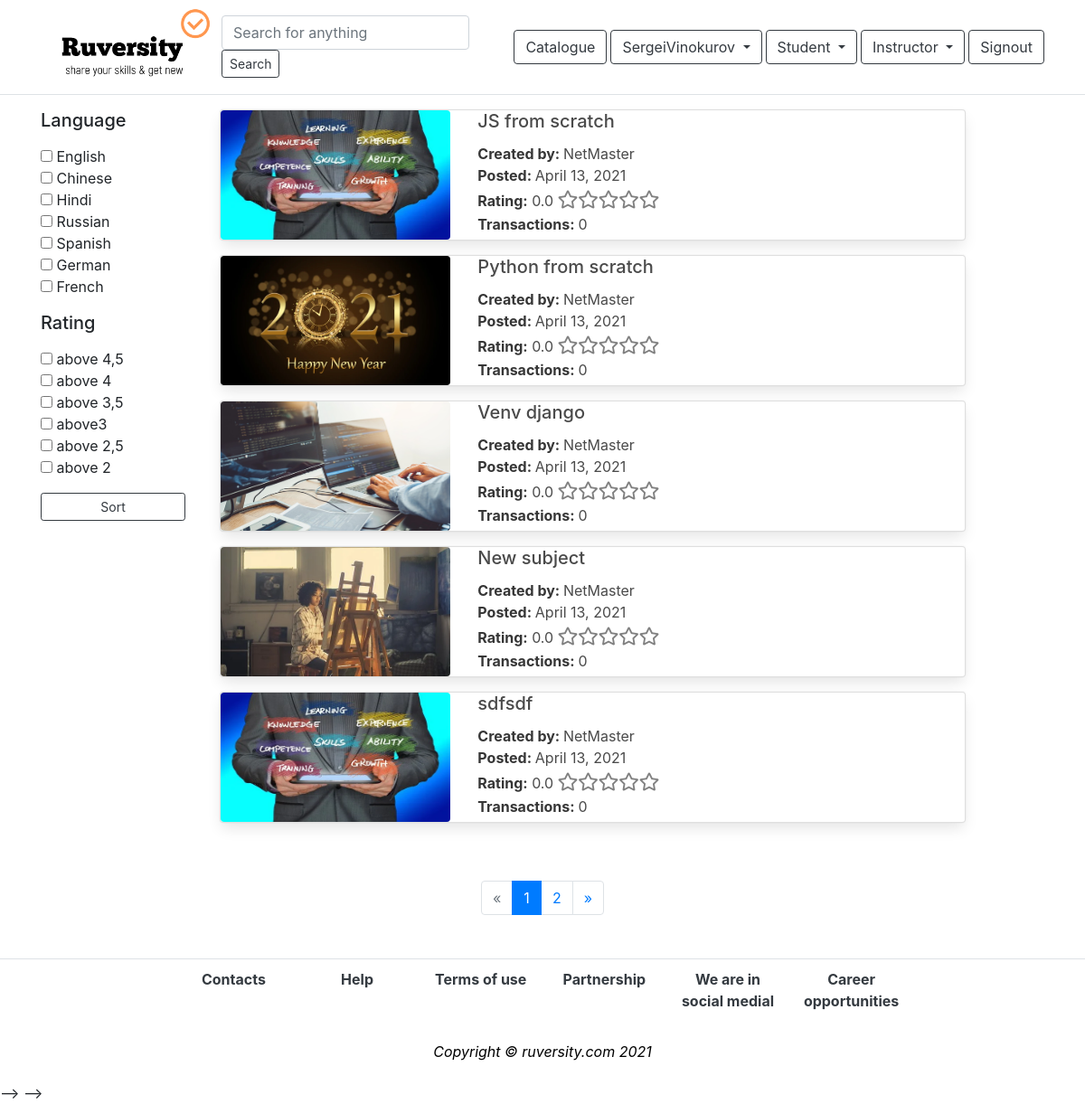
The app's page /list_software/ (signed in), older data.
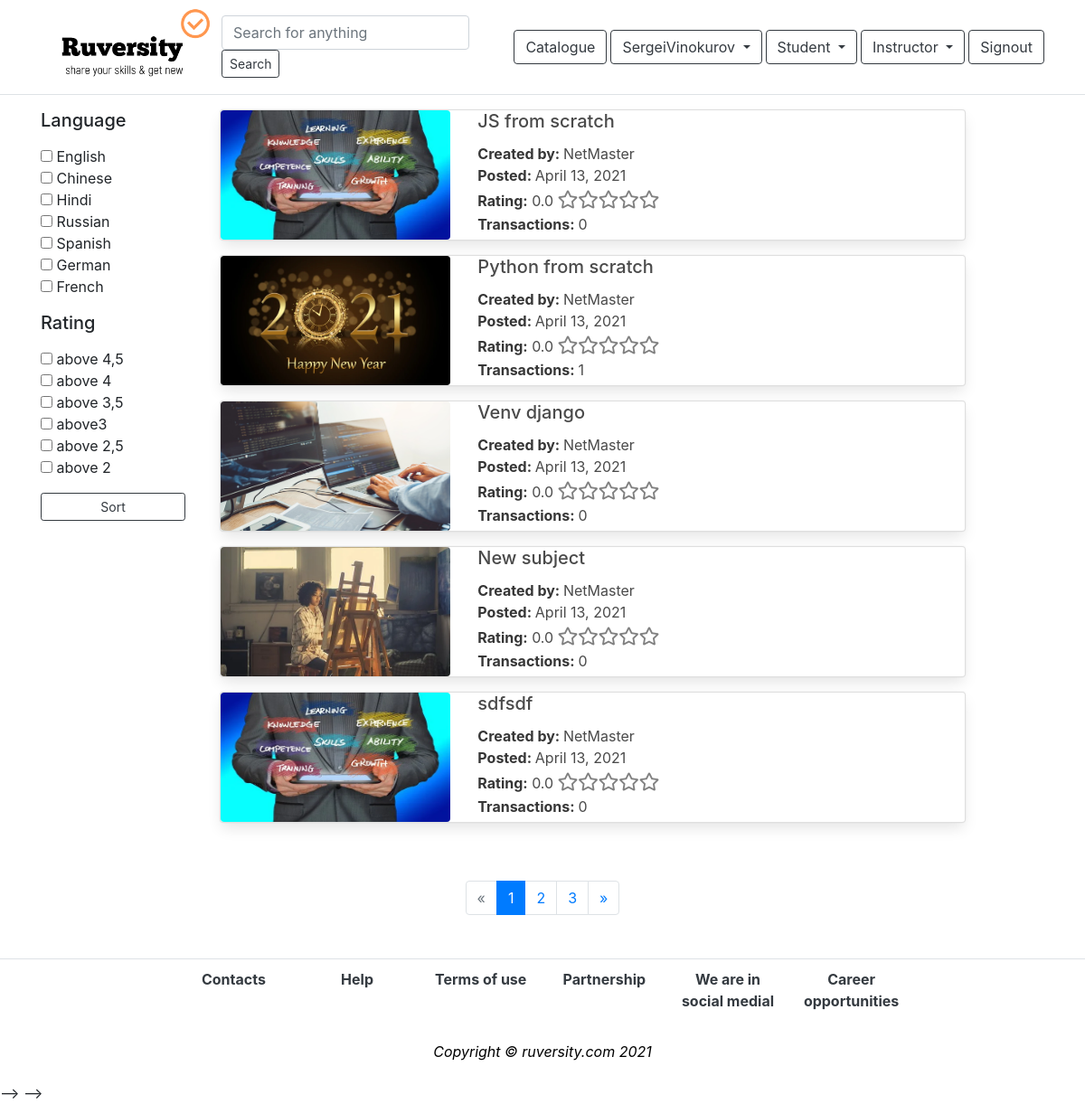
The same page, newer data.
### app_content/models.py (models this page shows, shortened)
class MainSubject(models.Model):
    category = models.ForeignKey(Category, on_delete=models.DO_NOTHING)
    title = models.CharField(max_length=100)
    description = models.TextField(null=True)
    prerequisite = models.TextField(null=True)
    date_posted = models.DateField(auto_now_add=True)
    thumbnail_file = models.FileField(upload_to='uploads')
    author = models.ForeignKey(User, on_delete=models.DO_NOTHING)
    price = models.ForeignKey(Price, on_delete=models.DO_NOTHING)
    language = models.ForeignKey(Language, on_delete=models.DO_NOTHING)
    percent = models.CharField(max_length=50, default='0%')
    total = models.IntegerField(default=0)  # Общее число баллов
    quantity = models.IntegerField(default=0)  # Кол-во оценок
    av_rating = models.DecimalField(max_digits=3, decimal_places=1, default=0)  # average rating
    transactions = models.IntegerField(default=0)#counter
    reviews = models.IntegerField(default=0)#counter
    ready = models.BooleanField(default=False)
    checked = models.BooleanField(default=False)
    blocked = models.BooleanField(default=False)
    discount_programs = models.BooleanField(default=True)
    length = models.DecimalField(max_digits=5, decimal_places=2, default=0)

### app_content/views.py (the view)
# urls.py: path('list_software/', views.list_software, name='list_software'),
def list_software(request):
    category = Category.objects.get(name='Software & IT')
    query = MainSubject.objects.filter(
        category=category, ready='True').exclude(blocked='True')
    if request.user.is_authenticated:
        if 'language' in request.GET:
            languages = request.GET.getlist('language', None)
            languages = Language.objects.filter(name__in=languages)
            query = query.filter(language__in=languages)
            if 'rating' in request.GET:
                rating = request.GET['rating']
                query = query.filter(av_rating__gte=rating)
                paginator = Paginator(query, 5)
                page = request.GET.get('page')
                query_paged = paginator.get_page(page)
                context = {
                    'query': query_paged
                }
                return render(request, 'contents/list_software.html', context)
            else:
                paginator = Paginator(query, 5)
                page = request.GET.get('page')
                query_paged = paginator.get_page(page)
                context = {
                    'query': query_paged
                }
                return render(request, 'contents/list_software.html', context)
        else:
            if 'rating' in request.GET:
                rating = request.GET['rating']
                query = query.filter(av_rating__gte=rating)
                paginator = Paginator(query, 5)
                page = request.GET.get('page')
                query_paged = paginator.get_page(page)
                context = {
                    'query': query_paged
                }
                return render(request, 'contents/list_software.html', context)
            else:
                paginator = Paginator(query, 5)
                page = request.GET.get('page')
                query_paged = paginator.get_page(page)
                context = {
                    'query': query_paged
                }
                return render(request, 'contents/list_software.html', context)
    else:
        return redirect('login')

### templates/contents/list_software.html (shortened to what the changed rows need)
{% extends 'base.html'%}
{% load static %}
{%block content%}
<div class="container">
    <div class="row mt-3">
        <div class="col-9">
            {% for subject in query %}
            <div class="row">
                <div class="col">
                    <div class="card mb-3 img_scale" >
                        <div class="row">
                            <div class="col-md-4">
                                <a href="{% url 'subject' subject.id %}">
                                    <figure class="image is-16by9 mb-0" >
                                        <img src="{{subject.thumbnail_file.url}}" alt="Placeholder image"
                                            class='rounded-2 img-fluid'>
                                    </figure>
                                </a>
                            </div>
                            <div class="col-md-8">
                                <div class="row">
                                    <div class="col">
                                        <h5 class="card-title">{{subject.title}}</h5>
                                    </div>
                                </div>
                                <div class="row">
                                    <div class="col">
                                        <strong>Created by: </strong> {{subject.author}}
                                    </div>
                                </div>
                                <div class="row">
                                    <div class="col">
                                        <strong>Posted: </strong> {{subject.date_posted}}
                                    </div>
                                </div>
                                <div class="row">
                                    <div class="col">
                                        <strong>Rating:</strong> {{subject.av_rating}}
                                        <div class="stars-outer">
                                        </div>
                                    </div>
                                </div>
                                <div class="row">
                                    <div class="col">
                                        <strong>Transactions: </strong> {{subject.transactions}}
                                    </div>
                                </div>
                            </div>
                        </div>
                    </div>
                </div>
            </div>
            {% endfor %}
        </div>
    </div>
    <div class="row m-5">
        <div class="col">
            {% if query.has_other_pages %}
            <ul class="pagination justify-content-center">
                {% for i in query.paginator.page_range%}
                {% if query.number == i %}
                <li class="page-item active">
                    <a class="page-link">{{i}}</a>
                </li>
                {% else %}
                <li class="page-item">
                    <a href="?page={{i}}" class="page-link">{{i}}</a>
                </li>
                {% endif %}
                {% endfor %}
            </ul>
            {%endif %}
        </div>
    </div>
</div>
{% endblock %}

Row changes from the older to the newer data that the page shows:
changed MainSubject "Python from scratch": transactions "0" → "1"
Text that changed along with them:
new list line: "3"
